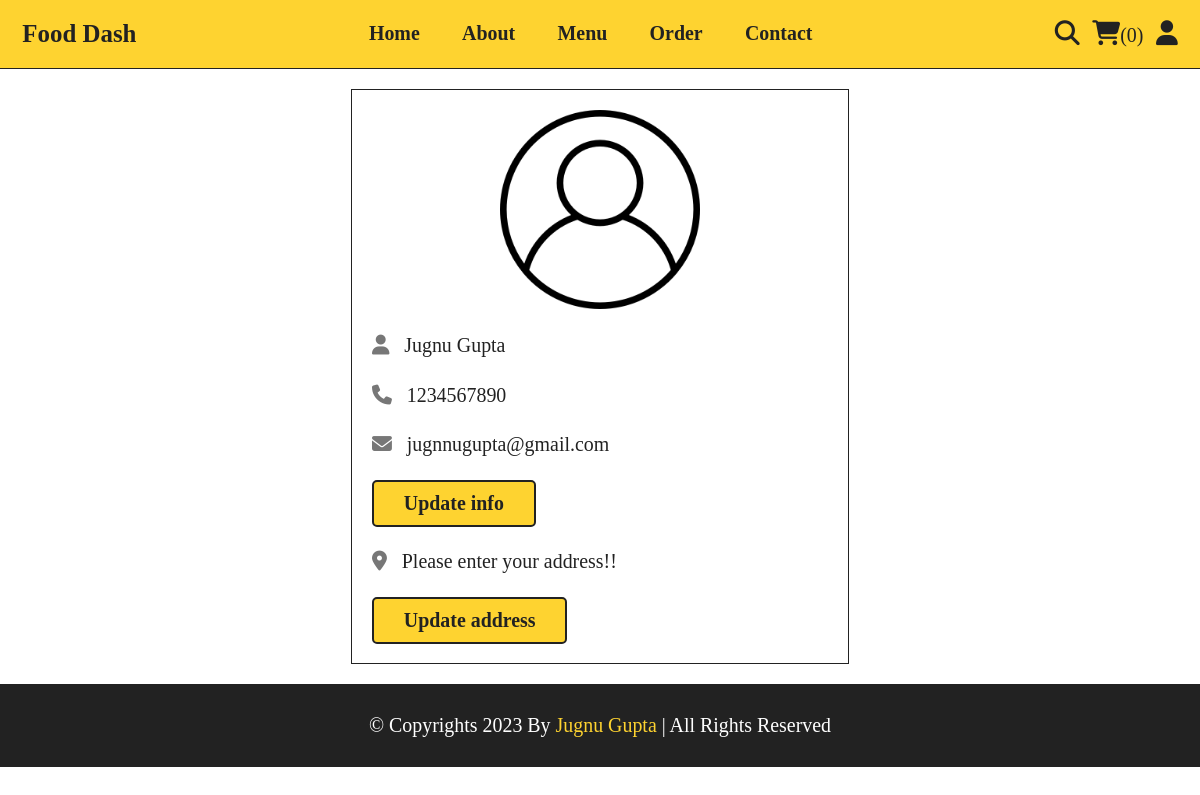
The app's page /profile.php (signed in) with its own data.
### tables this page shows
CREATE TABLE `users` (
  `id` int(100) NOT NULL,
  `name` varchar(20) NOT NULL,
  `email` varchar(50) NOT NULL,
  `number` varchar(10) NOT NULL,
  `password` varchar(50) NOT NULL,
  `address` varchar(500) NOT NULL
);

### profile.php (the view, shortened to what this page needs)
<?php
    include('components/connection.php');
    if(isset($_SESSION['user_id'])){
        $user_id = $_SESSION['user_id'];
    }
    else{
        $user_id = '';
        header('location:home.php');
    }
?>
<!DOCTYPE html>
<html lang="en">
<head>
    <link rel="stylesheet" href="./CSS/style.css">
</head>
<body>
    <?php include('components/user_header.php'); ?>
    <section class="user-details">
        <div class="user">
            <img src="images/user-icon.png" alt="">
            <p><i class="fas fa-user"></i><span><span>
            <?= $fetch_profile[0]['name']; ?>
                    </span></span></p>
            <p><i class="fas fa-phone"></i><span>
            <?= $fetch_profile[0]['number']; ?>
            </span></p>
            <p><i class="fas fa-envelope"></i><span>
            <?= $fetch_profile[0]['email']; ?>
            </span></p>
            <a href="update_profile.php" class="btn">Update info</a>
            <p class="address"><i class="fas fa-map-marker-alt"></i><span>
            <?php if($fetch_profile[0]['address'] == ''){echo 'Please enter your address!!';}else{echo $fetch_profile[0]['address'];} ?>
            </span></p>
            <a href="update_address.php" class="btn">Update address</a>
        </div>
    </section>
    <footer class="footer">
        <div class="credits">&copy; copyrights 2023 by <span>Jugnu Gupta</span> | all rights reserved</div>
    </footer>
</body>
</html>

### CSS/style.css (style rules this page uses)
*, *::before, *::after { padding: 0px; margin: 0px; box-sizing: border-box; border:none; outline: none; text-decoration: none; }
:root { --yellow: #fed330; --red: #e74c3c; --white: #fff; --black:#222; --light-color:#777; --border:.2rem solid var(--black); }
html { font-size: 62.25%; overflow-x: hidden; scroll-behavior: smooth; stop-opacity: 7rem; }
section { margin: 0 auto; max-width: 120rem; padding: 2rem; }
.btn, .delete-btn { margin-top: 1rem; display: inline-block; font-size: 2rem; padding: 1rem 3rem; cursor: pointer; transition: .2s linear; }
.btn { font-weight: bold; border: #222 2px solid; background-color: var(--yellow); color: var(--black); border-radius: 5px; }
.user-details .user { max-width: 50rem; margin:0 auto; border:var(--border); padding:2rem; }
.user-details .user img { width: 100%; height: 20rem; object-fit: contain; margin-bottom: 1rem; }
.user-details .user p { padding:1rem 0; line-height: 1.5; font-size: 2rem; }
.user-details .user p span { color:var(--black); }
.user-details .user p i { margin-right: 1rem; color:var(--light-color); }
.user-details .user .address { margin-top: 1rem; }
.credits { padding: 3rem 2rem; text-align: center; background-color: var(--black); color: var(--white); font-size: 2rem; text-transform: capitalize; }
.credits span { color: var(--yellow); }

### records on screen
users: name "Jugnu Gupta", number "1234567890", email "jugnnugupta@gmail.com"

### other values on screen
$total_user_cart_items "0"
